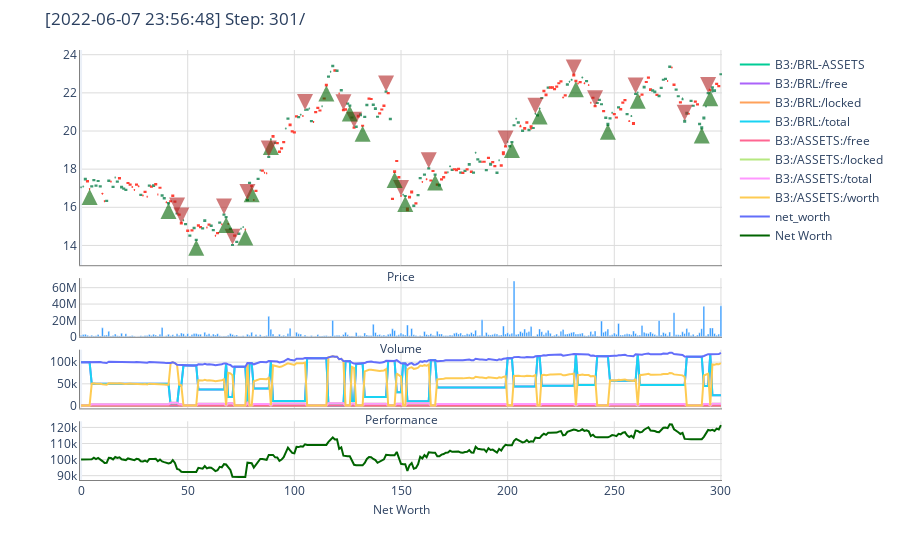

Notebook cell for this chart:
### Markdown cell above
After training is complete, we would now like to get access to the agents policy. We can do that by restoring the agent using the following code.

### Code cell
# Restore agent
agent.restore(checkpoint_path)

# Instantiate the environment
env = create_training_env({
    "window_size": window_size
})

# Run until episode ends
episode_reward = 0
done = False
obs = env.reset()

while not done:
    action = agent.compute_single_action(obs)
    obs, reward, done, info = env.step(action)
    episode_reward += reward

env.render()

### Figure 1 — Plotly figure (JSON) as saved in the notebook; plotly's stock layout.template omitted (floating-point values rounded to 4 significant figures; data arrays with more than 128 entries replaced by an {"elided": "..."} marker saying what was removed)
{"data": [{"close": {"elided": "301 float values"}, "high": {"elided": "301 float values"}, "low": {"elided": "301 float values"}, "name": "Price", "open": {"elided": "301 float values"}, "showlegend": false, "type": "candlestick", "uid": "8c67ab06-69ff-4504-9292-7f5f5314dc78", "xaxis": "x", "yaxis": "y"}, {"marker": {"color": "DodgerBlue"}, "name": "Volume", "showlegend": false, "type": "bar", "uid": "1e82f443-04e8-4aed-9518-639b3c2f6779", "xaxis": "x2", "y": {"elided": "301 float values"}, "yaxis": "y2"}, {"mode": "lines", "name": "B3:/BRL-ASSETS", "type": "scatter", "uid": "88bfbb48-5d99-44bf-96de-68743e471b28", "xaxis": "x3", "y": {"elided": "301 float values"}, "yaxis": "y3"}, {"mode": "lines", "name": "B3:/BRL:/free", "type": "scatter", "uid": "9c4fcc9a-7802-44c7-b686-de5d75bb7046", "xaxis": "x3", "y": {"elided": "301 float values"}, "yaxis": "y3"}, {"mode": "lines", "name": "B3:/BRL:/locked", "type": "scatter", "uid": "41924f8d-ec9b-4e42-8c6a-04f71df4b534", "xaxis": "x3", "y": {"elided": "301 int values"}, "yaxis": "y3"}, {"mode": "lines", "name": "B3:/BRL:/total", "type": "scatter", "uid": "ce425601-d1e3-4b02-8fd3-b2995c7629de", "xaxis": "x3", "y": {"elided": "301 float values"}, "yaxis": "y3"}, {"mode": "lines", "name": "B3:/ASSETS:/free", "type": "scatter", "uid": "4a06e36e-b492-4ddc-9483-f8e229409948", "xaxis": "x3", "y": {"elided": "301 int values"}, "yaxis": "y3"}, {"mode": "lines", "name": "B3:/ASSETS:/locked", "type": "scatter", "uid": "7339c121-035b-46d4-ad51-1f87887500ae", "xaxis": "x3", "y": {"elided": "301 float values"}, "yaxis": "y3"}, {"mode": "lines", "name": "B3:/ASSETS:/total", "type": "scatter", "uid": "2a2500ef-8fcc-4b65-9e51-243a93ef8820", "xaxis": "x3", "y": {"elided": "301 float values"}, "yaxis": "y3"}, {"mode": "lines", "name": "B3:/ASSETS:/worth", "type": "scatter", "uid": "e88616e9-1b73-4398-ba2b-24c02a7b5f38", "xaxis": "x3", "y": {"elided": "301 float values"}, "yaxis": "y3"}, {"mode": "lines", "name": "net_worth", "type": "scatter", "uid": "394a4fc2-f8f2-4cd1-9aae-5fe30c1cdf44", "xaxis": "x3", "y": {"elided": "301 float values"}, "yaxis": "y3"}, {"marker": {"color": "DarkGreen"}, "mode": "lines", "name": "Net Worth", "type": "scatter", "uid": "0b20e078-2dd7-4f77-84da-5e1afc504ecd", "xaxis": "x4", "y": {"elided": "301 float values"}, "yaxis": "y4"}], "layout": {"annotations": [{"arrowcolor": "DarkGreen", "arrowhead": 2, "arrowsize": 0.8, "arrowwidth": 4, "ax": 0, "ay": 15, "hoverlabel": {"bgcolor": "DarkGreen"}, "hovertext": "Step 296 [2021-09-24]<br>BUY 4255.14 ASSETS @ 22.14 BRL MARKET<br>Total: 94208.74 BRL - Comm.: 330.89 BRL", "opacity": 0.6, "showarrow": true, "x": 295, "xref": "x", "y": 22.14, "yref": "y"}, {"arrowcolor": "FireBrick", "arrowhead": 2, "arrowsize": 0.8, "arrowwidth": 4, "ax": 0, "ay": -15, "hoverlabel": {"bgcolor": "FireBrick"}, "hovertext": "Step 295 [2021-09-23]<br>SELL 3324.67 ASSETS @ 21.99 BRL MARKET<br>Total: 73109.49 BRL - Comm.: 11.68 ASSETS", "opacity": 0.6, "showarrow": true, "x": 294, "xref": "x", "y": 21.99, "yref": "y"}, {"arrowcolor": "DarkGreen", "arrowhead": 2, "arrowsize": 0.8, "arrowwidth": 4, "ax": 0, "ay": 15, "hoverlabel": {"bgcolor": "DarkGreen"}, "hovertext": "Step 292 [2021-09-20]<br>BUY 3336.35 ASSETS @ 20.19 BRL MARKET<br>Total: 67360.98 BRL - Comm.: 236.59 BRL", "opacity": 0.6, "showarrow": true, "x": 291, "xref": "x", "y": 20.19, "yref": "y"}, {"arrowcolor": "FireBrick", "arrowhead": 2, "arrowsize": 0.8, "arrowwidth": 4, "ax": 0, "ay": -15, "hoverlabel": {"bgcolor": "FireBrick"}, "hovertext": "Step 284 [2021-09-08]<br>SELL 3190.08 ASSETS @ 20.54 BRL MARKET<br>Total: 65524.24 BRL - Comm.: 11.20 ASSETS", "opacity": 0.6, "showarrow": true, "x": 283, "xref": "x", "y": 20.54, "yref": "y"}, {"arrowcolor": "DarkGreen", "arrowhead": 2, "arrowsize": 0.8, "arrowwidth": 4, "ax": 0, "ay": 15, "hoverlabel": {"bgcolor": "DarkGreen"}, "hovertext": "Step 262 [2021-08-06]<br>BUY 3201.28 ASSETS @ 22.01 BRL MARKET<br>Total: 70460.1 BRL - Comm.: 247.48 BRL", "opacity": 0.6, "showarrow": true, "x": 261, "xref": "x", "y": 22.01, "yref": "y"}, {"arrowcolor": "FireBrick", "arrowhead": 2, "arrowsize": 0.8, "arrowwidth": 4, "ax": 0, "ay": -15, "hoverlabel": {"bgcolor": "FireBrick"}, "hovertext": "Step 261 [2021-08-05]<br>SELL 2773.93 ASSETS @ 21.96 BRL MARKET<br>Total: 60915.5 BRL - Comm.: 9.74 ASSETS", "opacity": 0.6, "showarrow": true, "x": 260, "xref": "x", "y": 21.96, "yref": "y"}, {"arrowcolor": "DarkGreen", "arrowhead": 2, "arrowsize": 0.8, "arrowwidth": 4, "ax": 0, "ay": 15, "hoverlabel": {"bgcolor": "DarkGreen"}, "hovertext": "Step 248 [2021-07-19]<br>BUY 2783.67 ASSETS @ 20.38 BRL MARKET<br>Total: 56731.2 BRL - Comm.: 199.26 BRL", "opacity": 0.6, "showarrow": true, "x": 247, "xref": "x", "y": 20.38, "yref": "y"}, {"arrowcolor": "FireBrick", "arrowhead": 2, "arrowsize": 0.8, "arrowwidth": 4, "ax": 0, "ay": -15, "hoverlabel": {"bgcolor": "FireBrick"}, "hovertext": "Step 242 [2021-07-08]<br>SELL 3121.24 ASSETS @ 21.3 BRL MARKET<br>Total: 66482.41 BRL - Comm.: 10.96 ASSETS", "opacity": 0.6, "showarrow": true, "x": 241, "xref": "x", "y": 21.3, "yref": "y"}, {"arrowcolor": "DarkGreen", "arrowhead": 2, "arrowsize": 0.8, "arrowwidth": 4, "ax": 0, "ay": 15, "hoverlabel": {"bgcolor": "DarkGreen"}, "hovertext": "Step 233 [2021-06-25]<br>BUY 3132.2 ASSETS @ 22.61 BRL MARKET<br>Total: 70819.02 BRL - Comm.: 248.74 BRL", "opacity": 0.6, "showarrow": true, "x": 232, "xref": "x", "y": 22.61, "yref": "y"}, {"arrowcolor": "FireBrick", "arrowhead": 2, "arrowsize": 0.8, "arrowwidth": 4, "ax": 0, "ay": -15, "hoverlabel": {"bgcolor": "FireBrick"}, "hovertext": "Step 232 [2021-06-24]<br>SELL 3190.1 ASSETS @ 22.91 BRL MARKET<br>Total: 73085.19 BRL - Comm.: 11.20 ASSETS", "opacity": 0.6, "showarrow": true, "x": 231, "xref": "x", "y": 22.91, "yref": "y"}, {"arrowcolor": "DarkGreen", "arrowhead": 2, "arrowsize": 0.8, "arrowwidth": 4, "ax": 0, "ay": 15, "hoverlabel": {"bgcolor": "DarkGreen"}, "hovertext": "Step 216 [2021-06-01]<br>BUY 3201.3 ASSETS @ 21.18 BRL MARKET<br>Total: 67803.48 BRL - Comm.: 238.15 BRL", "opacity": 0.6, "showarrow": true, "x": 215, "xref": "x", "y": 21.18, "yref": "y"}, {"arrowcolor": "FireBrick", "arrowhead": 2, "arrowsize": 0.8, "arrowwidth": 4, "ax": 0, "ay": -15, "hoverlabel": {"bgcolor": "FireBrick"}, "hovertext": "Step 214 [2021-05-28]<br>SELL 3341.49 ASSETS @ 20.9 BRL MARKET<br>Total: 69837.14 BRL - Comm.: 11.74 ASSETS", "opacity": 0.6, "showarrow": true, "x": 213, "xref": "x", "y": 20.9, "yref": "y"}, {"arrowcolor": "DarkGreen", "arrowhead": 2, "arrowsize": 0.8, "arrowwidth": 4, "ax": 0, "ay": 15, "hoverlabel": {"bgcolor": "DarkGreen"}, "hovertext": "Step 203 [2021-05-13]<br>BUY 3353.23 ASSETS @ 19.42 BRL MARKET<br>Total: 65119.63 BRL - Comm.: 228.72 BRL", "opacity": 0.6, "showarrow": true, "x": 202, "xref": "x", "y": 19.42, "yref": "y"}, {"arrowcolor": "FireBrick", "arrowhead": 2, "arrowsize": 0.8, "arrowwidth": 4, "ax": 0, "ay": -15, "hoverlabel": {"bgcolor": "FireBrick"}, "hovertext": "Step 200 [2021-05-10]<br>SELL 3503.58 ASSETS @ 19.19 BRL MARKET<br>Total: 67233.7 BRL - Comm.: 12.31 ASSETS", "opacity": 0.6, "showarrow": true, "x": 199, "xref": "x", "y": 19.19, "yref": "y"}, {"arrowcolor": "DarkGreen", "arrowhead": 2, "arrowsize": 0.8, "arrowwidth": 4, "ax": 0, "ay": 15, "hoverlabel": {"bgcolor": "DarkGreen"}, "hovertext": "Step 167 [2021-03-22]<br>BUY 3515.89 ASSETS @ 17.72 BRL MARKET<br>Total: 62301.51 BRL - Comm.: 218.82 BRL", "opacity": 0.6, "showarrow": true, "x": 166, "xref": "x", "y": 17.72, "yref": "y"}, {"arrowcolor": "FireBrick", "arrowhead": 2, "arrowsize": 0.8, "arrowwidth": 4, "ax": 0, "ay": -15, "hoverlabel": {"bgcolor": "FireBrick"}, "hovertext": "Step 164 [2021-03-17]<br>SELL 5234.55 ASSETS @ 18.05 BRL MARKET<br>Total: 94483.63 BRL - Comm.: 18.39 ASSETS", "opacity": 0.6, "showarrow": true, "x": 163, "xref": "x", "y": 18.05, "yref": "y"}, {"arrowcolor": "DarkGreen", "arrowhead": 2, "arrowsize": 0.8, "arrowwidth": 4, "ax": 0, "ay": 15, "hoverlabel": {"bgcolor": "DarkGreen"}, "hovertext": "Step 153 [2021-03-02]<br>BUY 5252.94 ASSETS @ 16.59 BRL MARKET<br>Total: 87146.24 BRL - Comm.: 306.08 BRL", "opacity": 0.6, "showarrow": true, "x": 152, "xref": "x", "y": 16.59, "yref": "y"}, {"arrowcolor": "FireBrick", "arrowhead": 2, "arrowsize": 0.8, "arrowwidth": 4, "ax": 0, "ay": -15, "hoverlabel": {"bgcolor": "FireBrick"}, "hovertext": "Step 151 [2021-02-26]<br>SELL 3999.75 ASSETS @ 16.59 BRL MARKET<br>Total: 66355.85 BRL - Comm.: 14.05 ASSETS", "opacity": 0.6, "showarrow": true, "x": 150, "xref": "x", "y": 16.59, "yref": "y"}, {"arrowcolor": "DarkGreen", "arrowhead": 2, "arrowsize": 0.8, "arrowwidth": 4, "ax": 0, "ay": 15, "hoverlabel": {"bgcolor": "DarkGreen"}, "hovertext": "Step 148 [2021-02-23]<br>BUY 4013.8 ASSETS @ 17.85 BRL MARKET<br>Total: 71646.27 BRL - Comm.: 251.64 BRL", "opacity": 0.6, "showarrow": true, "x": 147, "xref": "x", "y": 17.85, "yref": "y"}, {"arrowcolor": "FireBrick", "arrowhead": 2, "arrowsize": 0.8, "arrowwidth": 4, "ax": 0, "ay": -15, "hoverlabel": {"bgcolor": "FireBrick"}, "hovertext": "Step 144 [2021-02-17]<br>SELL 3779.88 ASSETS @ 22.07 BRL MARKET<br>Total: 83421.95 BRL - Comm.: 13.28 ASSETS", "opacity": 0.6, "showarrow": true, "x": 143, "xref": "x", "y": 22.07, "yref": "y"}, {"arrowcolor": "DarkGreen", "arrowhead": 2, "arrowsize": 0.8, "arrowwidth": 4, "ax": 0, "ay": 15, "hoverlabel": {"bgcolor": "DarkGreen"}, "hovertext": "Step 133 [2021-01-29]<br>BUY 3793.16 ASSETS @ 20.27 BRL MARKET<br>Total: 76887.36 BRL - Comm.: 270.05 BRL", "opacity": 0.6, "showarrow": true, "x": 132, "xref": "x", "y": 20.27, "yref": "y"}, {"arrowcolor": "FireBrick", "arrowhead": 2, "arrowsize": 0.8, "arrowwidth": 4, "ax": 0, "ay": -15, "hoverlabel": {"bgcolor": "FireBrick"}, "hovertext": "Step 129 [2021-01-22]<br>SELL 4275.54 ASSETS @ 20.17 BRL MARKET<br>Total: 86237.64 BRL - Comm.: 15.02 ASSETS", "opacity": 0.6, "showarrow": true, "x": 128, "xref": "x", "y": 20.17, "yref": "y"}, {"arrowcolor": "DarkGreen", "arrowhead": 2, "arrowsize": 0.8, "arrowwidth": 4, "ax": 0, "ay": 15, "hoverlabel": {"bgcolor": "DarkGreen"}, "hovertext": "Step 127 [2021-01-20]<br>BUY 4290.56 ASSETS @ 21.34 BRL MARKET<br>Total: 91560.5 BRL - Comm.: 321.59 BRL", "opacity": 0.6, "showarrow": true, "x": 126, "xref": "x", "y": 21.34, "yref": "y"}, {"arrowcolor": "FireBrick", "arrowhead": 2, "arrowsize": 0.8, "arrowwidth": 4, "ax": 0, "ay": -15, "hoverlabel": {"bgcolor": "FireBrick"}, "hovertext": "Step 124 [2021-01-15]<br>SELL 4840.74 ASSETS @ 21.09 BRL MARKET<br>Total: 102091.21 BRL - Comm.: 17.00 ASSETS", "opacity": 0.6, "showarrow": true, "x": 123, "xref": "x", "y": 21.09, "yref": "y"}, {"arrowcolor": "DarkGreen", "arrowhead": 2, "arrowsize": 0.8, "arrowwidth": 4, "ax": 0, "ay": 15, "hoverlabel": {"bgcolor": "DarkGreen"}, "hovertext": "Step 116 [2021-01-05]<br>BUY 4857.74 ASSETS @ 22.39 BRL MARKET<br>Total: 108764.8 BRL - Comm.: 382.01 BRL", "opacity": 0.6, "showarrow": true, "x": 115, "xref": "x", "y": 22.39, "yref": "y"}, {"arrowcolor": "FireBrick", "arrowhead": 2, "arrowsize": 0.8, "arrowwidth": 4, "ax": 0, "ay": -15, "hoverlabel": {"bgcolor": "FireBrick"}, "hovertext": "Step 106 [2020-12-16]<br>SELL 4686.25 ASSETS @ 21.1 BRL MARKET<br>Total: 98879.88 BRL - Comm.: 16.46 ASSETS", "opacity": 0.6, "showarrow": true, "x": 105, "xref": "x", "y": 21.1, "yref": "y"}, {"arrowcolor": "DarkGreen", "arrowhead": 2, "arrowsize": 0.8, "arrowwidth": 4, "ax": 0, "ay": 15, "hoverlabel": {"bgcolor": "DarkGreen"}, "hovertext": "Step 90 [2020-11-24]<br>BUY 4702.71 ASSETS @ 19.58 BRL MARKET<br>Total: 92078.97 BRL - Comm.: 323.41 BRL", "opacity": 0.6, "showarrow": true, "x": 89, "xref": "x", "y": 19.58, "yref": "y"}, {"arrowcolor": "FireBrick", "arrowhead": 2, "arrowsize": 0.8, "arrowwidth": 4, "ax": 0, "ay": -15, "hoverlabel": {"bgcolor": "FireBrick"}, "hovertext": "Step 89 [2020-11-23]<br>SELL 3406.39 ASSETS @ 18.66 BRL MARKET<br>Total: 63563.24 BRL - Comm.: 11.96 ASSETS", "opacity": 0.6, "showarrow": true, "x": 88, "xref": "x", "y": 18.66, "yref": "y"}, {"arrowcolor": "DarkGreen", "arrowhead": 2, "arrowsize": 0.8, "arrowwidth": 4, "ax": 0, "ay": 15, "hoverlabel": {"bgcolor": "DarkGreen"}, "hovertext": "Step 81 [2020-11-11]<br>BUY 3418.35 ASSETS @ 17.1 BRL MARKET<br>Total: 58453.8 BRL - Comm.: 205.31 BRL", "opacity": 0.6, "showarrow": true, "x": 80, "xref": "x", "y": 17.1, "yref": "y"}, {"arrowcolor": "FireBrick", "arrowhead": 2, "arrowsize": 0.8, "arrowwidth": 4, "ax": 0, "ay": -15, "hoverlabel": {"bgcolor": "FireBrick"}, "hovertext": "Step 79 [2020-11-09]<br>SELL 5968.57 ASSETS @ 16.38 BRL MARKET<br>Total: 97765.18 BRL - Comm.: 20.96 ASSETS", "opacity": 0.6, "showarrow": true, "x": 78, "xref": "x", "y": 16.38, "yref": "y"}, {"arrowcolor": "DarkGreen", "arrowhead": 2, "arrowsize": 0.8, "arrowwidth": 4, "ax": 0, "ay": 15, "hoverlabel": {"bgcolor": "DarkGreen"}, "hovertext": "Step 78 [2020-11-06]<br>BUY 5989.53 ASSETS @ 14.83 BRL MARKET<br>Total: 88824.7 BRL - Comm.: 311.98 BRL", "opacity": 0.6, "showarrow": true, "x": 77, "xref": "x", "y": 14.83, "yref": "y"}, {"arrowcolor": "FireBrick", "arrowhead": 2, "arrowsize": 0.8, "arrowwidth": 4, "ax": 0, "ay": -15, "hoverlabel": {"bgcolor": "FireBrick"}, "hovertext": "Step 72 [2020-10-28]<br>SELL 4971.44 ASSETS @ 14.03 BRL MARKET<br>Total: 69749.3 BRL - Comm.: 17.46 ASSETS", "opacity": 0.6, "showarrow": true, "x": 71, "xref": "x", "y": 14.03, "yref": "y"}, {"arrowcolor": "DarkGreen", "arrowhead": 2, "arrowsize": 0.8, "arrowwidth": 4, "ax": 0, "ay": 15, "hoverlabel": {"bgcolor": "DarkGreen"}, "hovertext": "Step 69 [2020-10-23]<br>BUY 4988.9 ASSETS @ 15.49 BRL MARKET<br>Total: 77278.12 BRL - Comm.: 271.42 BRL", "opacity": 0.6, "showarrow": true, "x": 68, "xref": "x", "y": 15.49, "yref": "y"}, {"arrowcolor": "FireBrick", "arrowhead": 2, "arrowsize": 0.8, "arrowwidth": 4, "ax": 0, "ay": -15, "hoverlabel": {"bgcolor": "FireBrick"}, "hovertext": "Step 68 [2020-10-22]<br>SELL 3843.59 ASSETS @ 15.62 BRL MARKET<br>Total: 60036.88 BRL - Comm.: 13.50 ASSETS", "opacity": 0.6, "showarrow": true, "x": 67, "xref": "x", "y": 15.62, "yref": "y"}, {"arrowcolor": "DarkGreen", "arrowhead": 2, "arrowsize": 0.8, "arrowwidth": 4, "ax": 0, "ay": 15, "hoverlabel": {"bgcolor": "DarkGreen"}, "hovertext": "Step 55 [2020-10-02]<br>BUY 3857.09 ASSETS @ 14.3 BRL MARKET<br>Total: 55156.32 BRL - Comm.: 193.73 BRL", "opacity": 0.6, "showarrow": true, "x": 54, "xref": "x", "y": 14.3, "yref": "y"}, {"arrowcolor": "FireBrick", "arrowhead": 2, "arrowsize": 0.8, "arrowwidth": 4, "ax": 0, "ay": -15, "hoverlabel": {"bgcolor": "FireBrick"}, "hovertext": "Step 48 [2020-09-23]<br>SELL 3059.19 ASSETS @ 15.15 BRL MARKET<br>Total: 46346.73 BRL - Comm.: 10.74 ASSETS", "opacity": 0.6, "showarrow": true, "x": 47, "xref": "x", "y": 15.15, "yref": "y"}, {"arrowcolor": "FireBrick", "arrowhead": 2, "arrowsize": 0.8, "arrowwidth": 4, "ax": 0, "ay": -15, "hoverlabel": {"bgcolor": "FireBrick"}, "hovertext": "Step 46 [2020-09-21]<br>SELL 2927.51 ASSETS @ 15.68 BRL MARKET<br>Total: 45903.36 BRL - Comm.: 10.28 ASSETS", "opacity": 0.6, "showarrow": true, "x": 45, "xref": "x", "y": 15.68, "yref": "y"}, {"arrowcolor": "DarkGreen", "arrowhead": 2, "arrowsize": 0.8, "arrowwidth": 4, "ax": 0, "ay": 15, "hoverlabel": {"bgcolor": "DarkGreen"}, "hovertext": "Step 42 [2020-09-15]<br>BUY 3069.93 ASSETS @ 16.23 BRL MARKET<br>Total: 49825.0 BRL - Comm.: 175.00 BRL", "opacity": 0.6, "showarrow": true, "x": 41, "xref": "x", "y": 16.23, "yref": "y"}, {"arrowcolor": "DarkGreen", "arrowhead": 2, "arrowsize": 0.8, "arrowwidth": 4, "ax": 0, "ay": 15, "hoverlabel": {"bgcolor": "DarkGreen"}, "hovertext": "Step 5 [2020-07-23]<br>BUY 2937.79 ASSETS @ 16.96 BRL MARKET<br>Total: 49825.0 BRL - Comm.: 175.00 BRL", "opacity": 0.6, "showarrow": true, "x": 4, "xref": "x", "y": 16.96, "yref": "y"}], "margin": {"t": 50}, "title": {"text": "[2022-06-07 23:56:48] Step: 301/"}, "xaxis": {"anchor": "y", "domain": [0, 1], "gridcolor": "Gainsboro", "linecolor": "Grey", "matches": "x4", "rangeslider": {"visible": false}, "showticklabels": false, "title": {"font": {"size": 12}, "standoff": 7, "text": "Price"}}, "xaxis2": {"anchor": "y2", "domain": [0, 1], "gridcolor": "Gainsboro", "linecolor": "Grey", "matches": "x4", "showticklabels": false, "title": {"font": {"size": 12}, "standoff": 7, "text": "Volume"}}, "xaxis3": {"anchor": "y3", "domain": [0, 1], "gridcolor": "Gainsboro", "linecolor": "Grey", "matches": "x4", "showticklabels": false, "title": {"font": {"size": 12}, "standoff": 7, "text": "Performance"}}, "xaxis4": {"anchor": "y4", "domain": [0, 1], "gridcolor": "Gainsboro", "linecolor": "Grey", "title": {"font": {"size": 12}, "standoff": 7, "text": "Net Worth"}}, "yaxis": {"anchor": "x", "domain": [0.4995, 1], "gridcolor": "Gainsboro", "linecolor": "Grey"}, "yaxis2": {"anchor": "x2", "domain": [0.333, 0.4695], "gridcolor": "Gainsboro", "linecolor": "Grey"}, "yaxis3": {"anchor": "x3", "domain": [0.1665, 0.303], "gridcolor": "Gainsboro", "linecolor": "Grey"}, "yaxis4": {"anchor": "x4", "domain": [0, 0.1365], "gridcolor": "Gainsboro", "linecolor": "Grey"}}}
